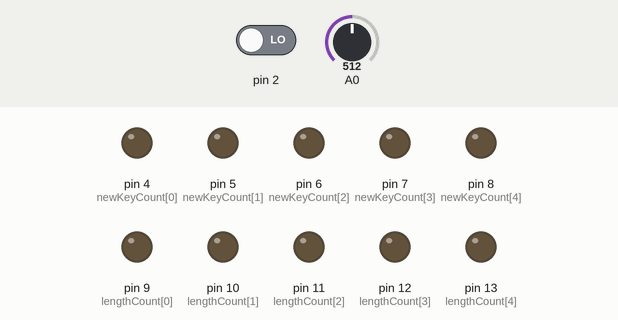
A sketch run on a simulated Arduino Uno, built with avr-gcc and run on an emulated ATmega328P. On the bench: output pins drawn as LEDs (lit = HIGH). The test bench sets the inputs (shaded band); at power-on: pin 2 LOW, A0 = 512.

Above: at 1.2 s.
1.3 s: pin 2 driven HIGH
At 1.41 s:
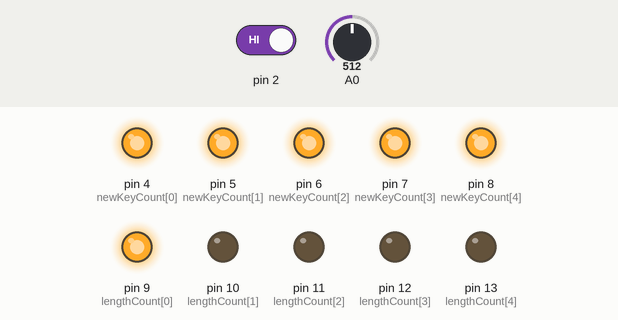
At 3.0 s:
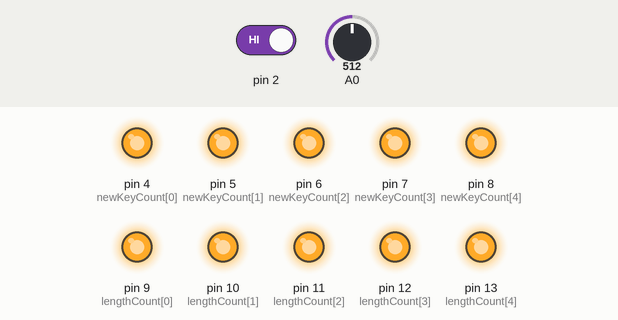
3.5 s: pin 2 driven LOW
At 3.72 s:
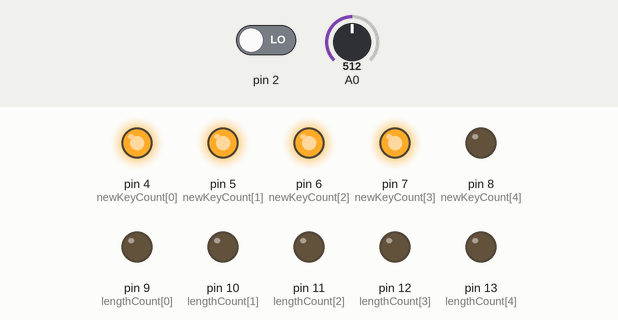
Timing chart, 0 to 6.5 s (numbered marks = the images above; inputs shaded):
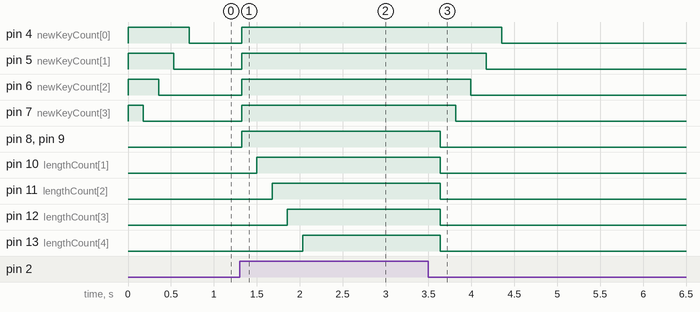

The sketch:

morsecode_arduino.ino
```cpp
#include <SoftwareSerial.h>

// SoftwareSerial Objekt das zur verbindung mit dem seriellen Display benötigt wird
SoftwareSerial mySerial(0, 1);

// Gemorste Zeichenkette die mit der Evaluate Methode zu einem Buchstaben gewandelt wird
char *letter;
// Startpositon im Letter Array
int letterPosition = 0;
// Länge des letter Arrays
int letterLength = sizeof(letter) / sizeof(letter[0]);
// Text der auf dem Display angezeigt wird
char *plainText;
// Länge des plainText Arrays
int plainTextLength = sizeof(plainText) / sizeof(plainText[0]);

int newKeyCount[] = { // Pins der LEDs die dem Benutzer anzeigen ob der nächste Impuls noch zum angefangen Buchstaben gehört oder zum nächste gewertet werden.
    4,
    5,
    6,
    7,
    8};
// Länge des newKeyCount Arrays
int newKeyCountSize = sizeof(newKeyCount) / sizeof(newKeyCount[0]);
int lengthCount[] = { // Pins der LEDs die dem Benutzer anzeigen ob der Impuls als kurzes oder langes Morsesignal gewertet wird
    9,
    10,
    11,
    12,
    13};
// Länge des lengthCount Arrays
int lengthCountSize = sizeof(lengthCount) / sizeof(lengthCount[0]);
// Startpositon im lengthCount Array
int length = 0;
// Startpositon im newKeyCount Array
int newKey = newKeyCountSize;

void setup()
{ // Startet die Komunikation mit dem seriellen Display, teilt dem Arduino mit das die Pins der LEDs Outputs sind und der Pin des Morseknopfs ein Input.
    mySerial.begin(9600);
    pinMode(2, INPUT);

    for (int i = 0; i < newKeyCountSize; i++)
    {
        pinMode(newKeyCount[i], OUTPUT);
        digitalWrite(newKeyCount[i], HIGH);
    }

    for (int i = 0; i < lengthCountSize; i++)
    {
        pinMode(lengthCount[i], OUTPUT);
    }
}

void loop()
{
    if (digitalRead(2)) // Ist der Morseknopf gedrückt
    { // Wenn der Morseknopf gedrückt ist
        if (newKey < newKeyCountSize)
            AllNewKeyOn();
        if (length <= lengthCountSize)
        {
            digitalWrite(lengthCount[length], HIGH);
            length++;
        }
    }
    else
    { // Wenn er nicht gedrückt ist
        if (length > 0)
        {
            if (length > 3)
            { // Langer Impuls
                letter[letterPosition] = '-';
                letterPosition++;
            }
            else
            { // Kurzer Impuls
                letter[letterPosition] = '.';
                letterPosition++;
            }
            // Position im lengthCount Array auf 0
            length = 0;
            // Alle lengthCount LEDs aus
            for (int i = 0; i < lengthCountSize; i++)
            {
                digitalWrite(lengthCount[i], LOW);
            }
        }
        if (newKey != 0)
        { // Wenn noch LEDs des newKey Arrays brennen
            // Position minus 1
            newKey--;
            // nächstes LED aus
            digitalWrite(newKeyCount[newKey], LOW);
        }
        else
        {
            Evaluate(); // Letztes Zeichen Evaluate.
            memset(letter, 0, letterLength);
            // plainTextLength plus 1
            plainTextLength++;
            // setzt letterPosition zurück
            letterPosition = 0;
            // Die Letzten Zeichen auf dem Display anzeigen
            Display();
        }
    }
    // lässt den Benutzer die geschwindikeit des Programmes regulieren um die Eingabe zu erleichtern
    delay(analogRead(A0) / 4 + 50);
}

void AllNewKeyOn()
{// Zündet alle LEDs die dem Benutzer mitteilen wie langer er noch Zeit hat um am angefangen Buchstaben weiter zu morsen und wann der nächste Impuls schon zum nächsten Buchstaben zählt.
    newKey = newKeyCountSize;
    for (int i = 0; i < newKeyCountSize; i++)
    {
        digitalWrite(newKeyCount[i], HIGH);
    }
}

void Evaluate()
{ // Wandelt die Impulskette der letter Variabel zu Buchstaben um und fügt sie zur Zeichenkette plainText hinzu.
    if (letter == ".-")
    {
        plainText[plainTextLength] = 'A';
    }
    if (letter == "-...")
    {
        plainText[plainTextLength] = 'B';
    }
    if (letter == "-.-.")
    {
        plainText[plainTextLength] = 'C';
    }
    if (letter == "-..")
    {
        plainText[plainTextLength] = 'D';
    }
    if (letter == ".")
    {
        plainText[plainTextLength] = 'E';
    }
    if (letter == "..-.")
    {
        plainText[plainTextLength] = 'F';
    }
    if (letter == "--.")
    {
        plainText[plainTextLength] = 'G';
    }
    if (letter == "....")
    {
        plainText[plainTextLength] = 'H';
    }
    if (letter == "..")
    {
        plainText[plainTextLength] = 'I';
    }
    if (letter == ".---")
    {
        plainText[plainTextLength] = 'J';
    }
    if (letter == "-.-")
    {
        plainText[plainTextLength] = 'K';
    }
    if (letter == ".-..")
    {
        plainText[plainTextLength] = 'L';
    }
    if (letter == "--")
    {
        plainText[plainTextLength] = 'M';
    }
    if (letter == "-.")
    {
        plainText[plainTextLength] = 'N';
    }
    if (letter == "---")
    {
        plainText[plainTextLength] = 'O';
    }
    if (letter == ".--.")
    {
        plainText[plainTextLength] = 'P';
    }
    if (letter == "--.-")
    {
        plainText[plainTextLength] = 'Q';
    }
    if (letter == ".-.")
    {
        plainText[plainTextLength] = 'R';
    }
    if (letter == "...")
    {
        plainText[plainTextLength] = 'S';
    }
    if (letter == "-")
    {
        plainText[plainTextLength] = 'T';
    }
    if (letter == "..-")
    {
        plainText[plainTextLength] = 'U';
    }
    if (letter == "...-")
    {
        plainText[plainTextLength] = 'V';
    }
    if (letter == ".--")
    {
        plainText[plainTextLength] = 'W';
    }
    if (letter == "-..-")
    {
        plainText[plainTextLength] = 'X';
    }
    if (letter == "-.--")
    {
        plainText[plainTextLength] = 'Y';
    }
    if (letter == "--..")
    {
        plainText[plainTextLength] = 'Z';
    }
    if (letter == ".----")
    {
        plainText[plainTextLength] = '1';
    }
    if (letter == "..---")
    {
        plainText[plainTextLength] = '2';
    }
    if (letter == "...--")
    {
        plainText[plainTextLength] = '3';
    }
    if (letter == "....-")
    {
        plainText[plainTextLength] = '4';
    }
    if (letter == ".....")
    {
        plainText[plainTextLength] = '5';
    }
    if (letter == "-....")
    {
        plainText[plainTextLength] = '6';
    }
    if (letter == "--...")
    {
        plainText[plainTextLength] = '7';
    }
    if (letter == "---..")
    {
        plainText[plainTextLength] = '8';
    }
    if (letter == "----.")
    {
        plainText[plainTextLength] = '9';
    }
    if (letter == "-----")
    {
        plainText[plainTextLength] = '0';
    }
    if (letter == ".-.-.-")
    {
        plainText[plainTextLength] = '.';
    }
    if (letter == "--.--")
    {
        plainText[plainTextLength] = ',';
    }
    if (letter == "..--..")
    {
        plainText[plainTextLength] = '?';
    }
    if (letter == "---...")
    {
        plainText[plainTextLength] = ':';
    }
    if (letter == "-.-.-.")
    {
        plainText[plainTextLength] = ';';
    }
    if (letter == "-...-")
    {
        plainText[plainTextLength] = ' ';
    }
    if (letter == "-..-.")
    {
        plainText[plainTextLength] = '/';
    }
    if (letter == ".-..-.")
    {
        plainText[plainTextLength] = '"';
    }
}

void Display()
{ // Führt die Methode ClearDisplay aus und schreibt die Zeichen des plainText strings auf den Display
    ClearDisplay();

    mySerial.write(254); // Cursor zum Anfang der ersten Linie
    mySerial.write(128);
    mySerial.write(plainText);
}

void ClearDisplay()
{ // Löscht die Zeichen vom seriellen Display
    mySerial.write(254); // Cursor zum Anfang der ersten Linie
    mySerial.write(128);

    mySerial.write("                ");
    mySerial.write("                ");
}
```

Measured:
- after the input at 1.3 s, pin 4 (newKeyCount[0]), pin 5 (newKeyCount[1]): LOW → HIGH at once
- after the input at 3.5 s, pin 4 (newKeyCount[0]): HIGH → LOW after 0.85 s; pin 5 (newKeyCount[1]): HIGH → LOW after 0.67 s
